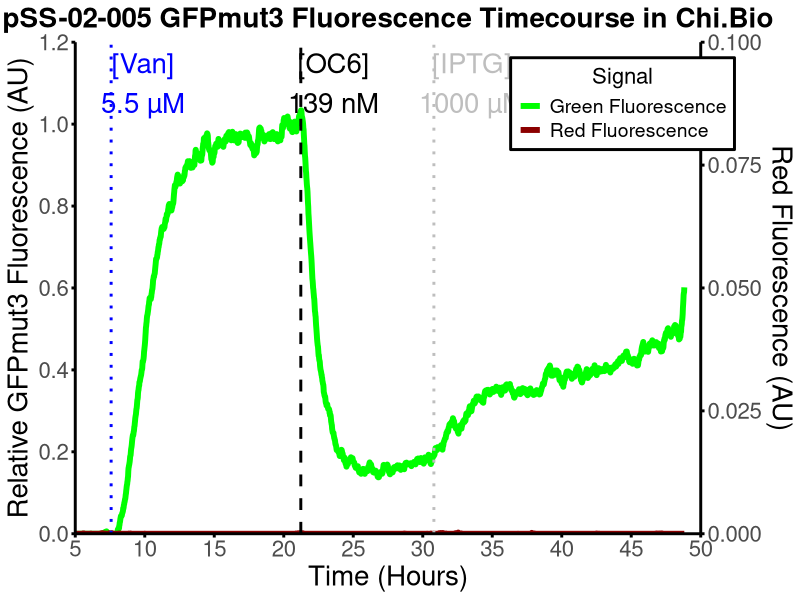
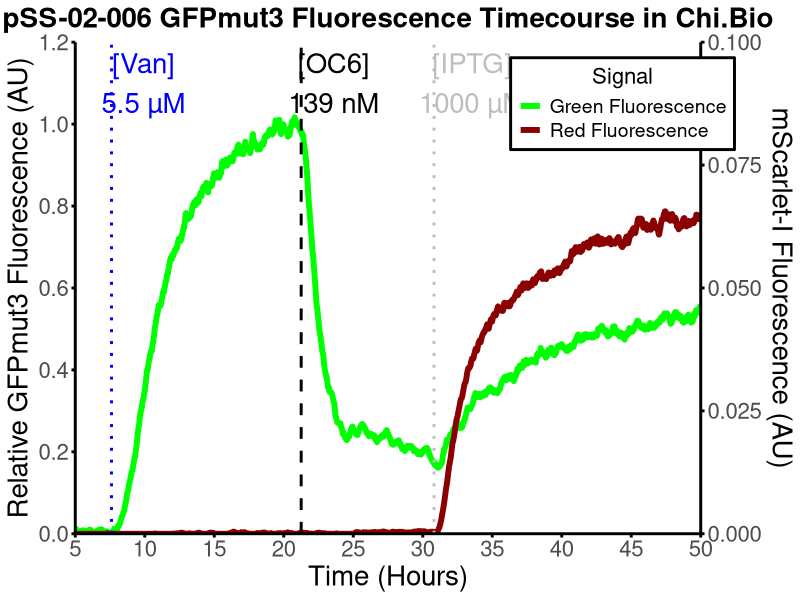
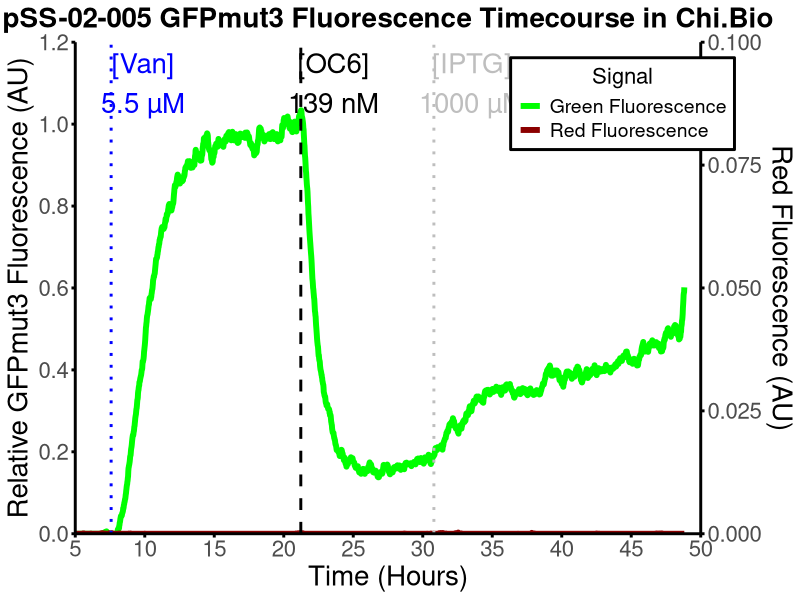
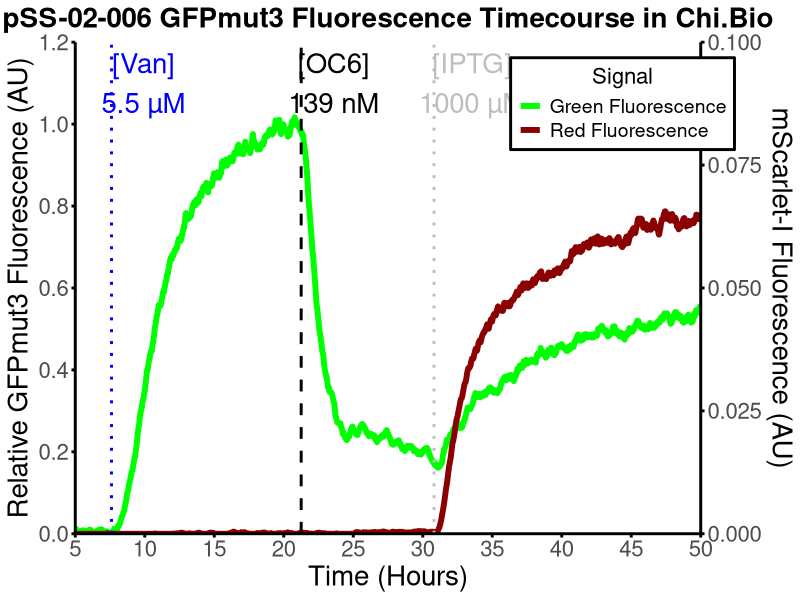

Source code (R) for these figures, in order:
library(tidyverse)   # for data manipulation and ggplot2
library(zoo)         # for rollmean and rollapply functions
library(patchwork)   # for combining multiple plots
library(matrixStats)
library(ggplot2)
library(dplyr)
library(tidyr)

# Reading in data
pSS_02_005 = read.csv('Data/Figure_3_Panel_D_E/pSS-02-005.csv', header = TRUE)
pSS_02_006 = read.csv('Data/Figure_3_Panel_D_E/pSS-02-006.csv', header = TRUE)

# Converting time to hours
pSS_02_005$exp_time = pSS_02_005$exp_time/60/60
pSS_02_006$exp_time = pSS_02_006$exp_time/60/60

# Subtracting background fluorescence
## pSS-02-005
transition_row  = which(diff(pSS_02_005$Van) == 5.5)[1] + 1
last30          = pSS_02_005[(transition_row - 30):(transition_row - 1), ]
mean_FP1_last30 = mean(last30$FP1_emit1, na.rm = TRUE)
mean_FP2_last30 = mean(last30$FP2_emit1, na.rm = TRUE)
pSS_02_005$FP1_emit1  = pSS_02_005$FP1_emit1 - mean_FP1_last30
pSS_02_005$FP2_emit1  = pSS_02_005$FP2_emit1 - mean_FP2_last30

## pSS-02-006
transition_row  = which(diff(pSS_02_006$Van) == 5.5)[1] + 1
last30          = pSS_02_006[(transition_row - 30):(transition_row - 1), ]
mean_FP1_last30 = mean(last30$FP1_emit1, na.rm = TRUE)
mean_FP2_last30 = mean(last30$FP2_emit1, na.rm = TRUE)
pSS_02_006$FP1_emit1  = pSS_02_006$FP1_emit1 - mean_FP1_last30
pSS_02_006$FP2_emit1  = pSS_02_006$FP2_emit1 - mean_FP2_last30

# Ratio columns 
pSS_02_005$Ratio = pSS_02_005$FP2_emit1/pSS_02_005$FP1_emit1
pSS_02_006$Ratio = pSS_02_006$FP2_emit1/pSS_02_006$FP1_emit1

# Correcting mScarlet-I and Normalising GFP   
## pSS-02-005
transition_row1 <- which(diff(pSS_02_005$OC6) == 139)[1] + 1
last30 <- pSS_02_005[(transition_row1 - 30):(transition_row1 - 1), ]
mean_ratio = mean(last30$Ratio, na.rm = TRUE)
pSS_02_005$FP2_emit1 = pSS_02_005$FP2_emit1 - mean_ratio*pSS_02_005$FP1_emit1
mean_FP1_last30 <- mean(last30$FP1_emit1, na.rm = TRUE)
pSS_02_005$FP1_emit1 = pSS_02_005$FP1_emit1 / mean_FP1_last30

## pSS-02-006
transition_row1 <- which(diff(pSS_02_006$OC6) == 139)[1] + 1
last30 <- pSS_02_006[(transition_row1 - 30):(transition_row1 - 1), ]
mean_ratio = mean(last30$Ratio, na.rm = TRUE)
pSS_02_006$FP2_emit1 = pSS_02_006$FP2_emit1 - mean_ratio*pSS_02_006$FP1_emit1
mean_FP1_last30 <- mean(last30$FP1_emit1, na.rm = TRUE)
pSS_02_006$FP1_emit1 = pSS_02_006$FP1_emit1 / mean_FP1_last30



# Moving Averages 
## pSS-02-005
pSS_02_005$FP1_emit1_MA21      <- rollapply(pSS_02_005$FP1_emit1, width = 21, FUN = mean, align = "center", fill = NA)
pSS_02_005$FP2_emit1_MA21      <- rollapply(pSS_02_005$FP2_emit1, width = 21, FUN = mean, align = "center", fill = NA)
pSS_02_005$FP1_emit1_MA21[pSS_02_005$FP1_emit1_MA21 < 0] <- 0
pSS_02_005$FP2_emit1_MA21[pSS_02_005$FP2_emit1_MA21 < 0] <- 0

## pSS-02-006
pSS_02_006$FP1_emit1_MA21      <- rollapply(pSS_02_006$FP1_emit1, width = 21, FUN = mean, align = "center", fill = NA)
pSS_02_006$FP2_emit1_MA21      <- rollapply(pSS_02_006$FP2_emit1, width = 21, FUN = mean, align = "center", fill = NA)
pSS_02_006$FP1_emit1_MA21[pSS_02_006$FP1_emit1_MA21 < 0] <- 0
pSS_02_006$FP2_emit1_MA21[pSS_02_006$FP2_emit1_MA21 < 0] <- 0


## Plotting pSS-02-005

First_transition_row  = which(diff(pSS_02_005$Van) == 5.5)[1] + 1
First_transition_time = pSS_02_005$exp_time[First_transition_row]
Second_transition_row  = which(diff(pSS_02_005$OC6) == 139)[1] + 1
Second_transition_time = pSS_02_005$exp_time[Second_transition_row]
Third_transition_row  = which(diff(pSS_02_005$IPTG) == 1000)[1] + 1
Third_transition_time = pSS_02_005$exp_time[Third_transition_row]

factor <- 1.2 / 0.1 

p1 <- ggplot(pSS_02_005, aes(x = exp_time)) +
  geom_line(aes(y = FP1_emit1_MA21, color = "Green Fluorescence"), linewidth = 2) +
  geom_line(aes(y = FP2_emit1_MA21 * factor, color = "Red Fluorescence"), linewidth = 2) +
  
  geom_vline(xintercept = First_transition_time, linetype = "dotted", color = "blue", linewidth = 1) +
  geom_vline(xintercept = Second_transition_time, linetype = "dashed", color = "black", linewidth = 1) +
  geom_vline(xintercept = Third_transition_time, linetype = "dotted", color = "grey", linewidth = 1) +
  annotate("text", x = First_transition_time + 2.3 , y = 1.1, label = "[Van]\n5.5 µM", 
           color = "blue", size = 7, hjust = 0.5) +
  annotate("text", x = Second_transition_time + 2.35, y = 1.1, label = "[OC6]\n139 nM", 
           color = "black", size = 7, hjust = 0.5) +
  annotate("text", x = Third_transition_time + 2.75, y = 1.1, label = "[IPTG]\n1000 µM",
           color = "grey", size = 7, hjust = 0.5) + 
  
  theme_minimal() +
  theme(
    text = element_text(size = 20),
    axis.title = element_text(size = 20, hjust = 0.5),
    plot.title = element_text(size = 20, hjust = 0.5, face = "bold"),
    legend.title = element_text(size = 16, hjust = 0.5),
    legend.text = element_text(size = 14),
    legend.position = "inside",                        
    legend.position.inside = c(0.875, 0.875),              
    legend.background = element_rect(fill = "white", color = "black", linewidth = 1),  
    legend.key = element_rect(fill = "white", color = "white", linewidth = 1),
    axis.line = element_line(linewidth = 1, color = "black"),
    axis.ticks = element_line(linewidth = 1, color = "black"),
    panel.grid.major = element_blank(),
    panel.grid.minor = element_blank(),
    panel.grid = element_line(colour = "grey90", linewidth = 0.5, linetype = "dashed")         
  ) +
  scale_x_continuous(expand = c(0, 0), limits = c(5, 50), breaks = seq(5, 50, 5)) +
  scale_y_continuous(
    name = "Relative GFPmut3 Fluorescence (AU)",
    expand = c(0, 0),
    limits = c(0, 1.2),
    breaks = seq(0, 1.2, 0.2),
    sec.axis = sec_axis(~ . / factor, name = "Red Fluorescence (AU)")
  ) +
  scale_color_manual(
    name = "Signal",
    values = c("Red Fluorescence" = "darkred", "Green Fluorescence" = "green")
  ) +
  labs(
    x = "Time (Hours)",
    title = "pSS-02-005 GFPmut3 Fluorescence Timecourse in Chi.Bio"
  )

print(p1)
svg("pSS-02-005.svg", width = 11.2559, height = 7.7362, bg = "white")
print(p1) 
dev.off()



## Plotting pSS-02-006
First_transition_row  = which(diff(pSS_02_006$Van) == 5.5)[1] + 1
First_transition_time = pSS_02_006$exp_time[First_transition_row]
Second_transition_row  = which(diff(pSS_02_006$OC6) == 139)[1] + 1
Second_transition_time = pSS_02_006$exp_time[Second_transition_row]
Third_transition_row  = which(diff(pSS_02_006$IPTG) == 1000)[1] + 1
Third_transition_time = pSS_02_006$exp_time[Third_transition_row]


factor <- 1.2 / 0.1  

p2 <- ggplot(pSS_02_006, aes(x = exp_time)) +
  geom_line(aes(y = FP1_emit1_MA21, color = "Green Fluorescence"), linewidth = 2) +
  geom_line(aes(y = FP2_emit1_MA21 * factor, color = "Red Fluorescence"), linewidth = 2) +
  geom_vline(xintercept = First_transition_time, linetype = "dotted", color = "blue", linewidth = 1) +
  geom_vline(xintercept = Second_transition_time, linetype = "dashed", color = "black", linewidth = 1) +
  geom_vline(xintercept = Third_transition_time, linetype = "dotted", color = "grey", linewidth = 1) +
  annotate("text", x = First_transition_time + 2.3 , y = 1.1, label = "[Van]\n5.5 µM", 
           color = "blue", size = 7, hjust = 0.5) +
  annotate("text", x = Second_transition_time + 2.35, y = 1.1, label = "[OC6]\n139 nM", 
           color = "black", size = 7, hjust = 0.5) +
  annotate("text", x = Third_transition_time + 2.75, y = 1.1, label = "[IPTG]\n1000 µM",
           color = "grey", size = 7, hjust = 0.5) + 
  
  theme_minimal() +
  theme(
    text = element_text(size = 20),
    axis.title = element_text(size = 20, hjust = 0.5),
    plot.title = element_text(size = 20, hjust = 0.5, face = "bold"),
    legend.title = element_text(size = 16, hjust = 0.5),
    legend.text = element_text(size = 14),
    legend.position = "inside",                        
    legend.position.inside = c(0.875, 0.875),              
    legend.background = element_rect(fill = "white", color = "black", linewidth = 1),  
    legend.key = element_rect(fill = "white", color = "white", linewidth = 1),
    axis.line = element_line(linewidth = 1, color = "black"),
    axis.ticks = element_line(linewidth = 1, color = "black"),
    panel.grid.major = element_blank(),
    panel.grid.minor = element_blank(),
    panel.grid = element_line(colour = "grey90", linewidth = 0.5, linetype = "dashed")         
  ) +
  scale_x_continuous(expand = c(0, 0), limits = c(5, 50), breaks = seq(5, 50, 5)) +
  scale_y_continuous(
    name = "Relative GFPmut3 Fluorescence (AU)",
    expand = c(0, 0),
    limits = c(0, 1.2),
    breaks = seq(0, 1.2, 0.2),
    sec.axis = sec_axis(~ . / factor, name = "mScarlet-I Fluorescence (AU)")
  ) +
  scale_color_manual(
    name = "Signal",
    values = c("Red Fluorescence" = "darkred", "Green Fluorescence" = "green")
  ) +
  labs(
    x = "Time (Hours)",
    title = "pSS-02-006 GFPmut3 Fluorescence Timecourse in Chi.Bio"
  )

print(p2)
svg("pSS-02-006.svg", width = 11.2559, height = 7.7362, bg = "white")
print(p2) 
dev.off()
